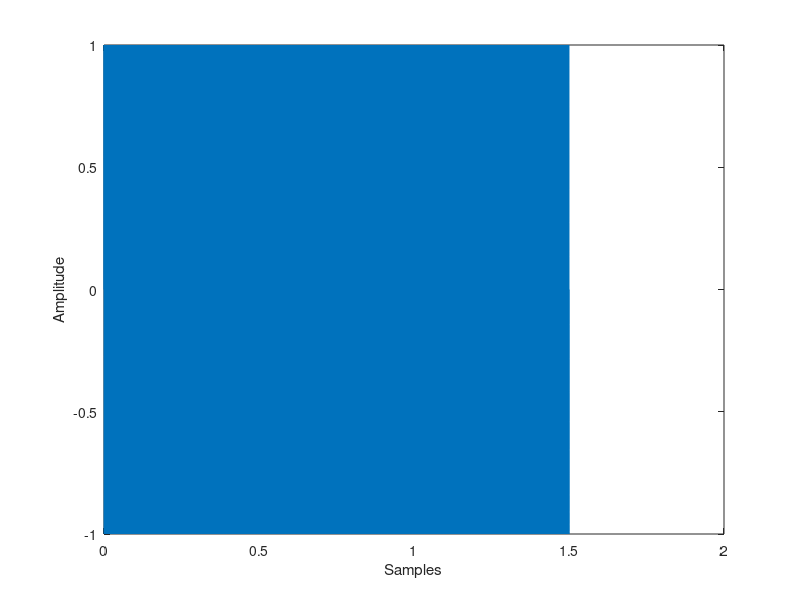

Source code (MATLAB):
freq = 1000;
fs = 44100;
t = [0:1/fs:1.5];
x = sin(2.*pi.*freq.*t);
plot(t,x)
xlabel('Samples');
ylabel('Amplitude');

audiowrite('tone.wav',x,fs);